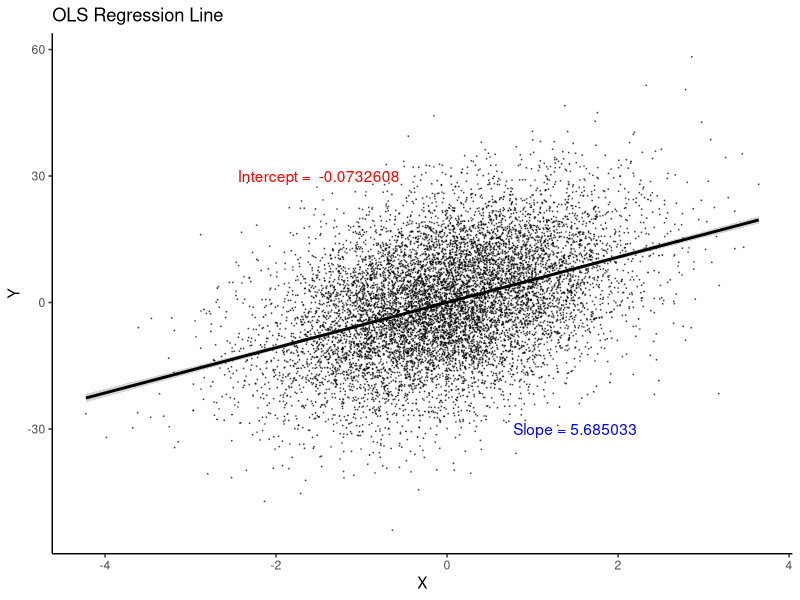
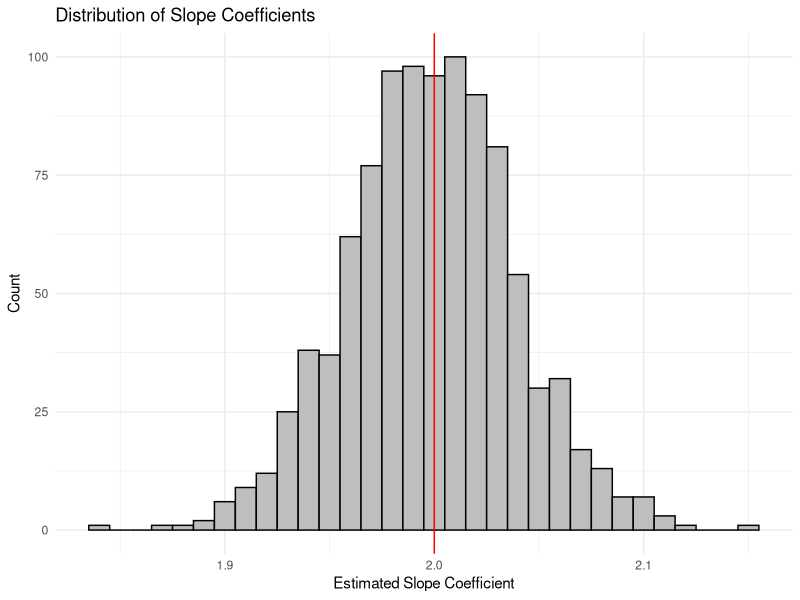
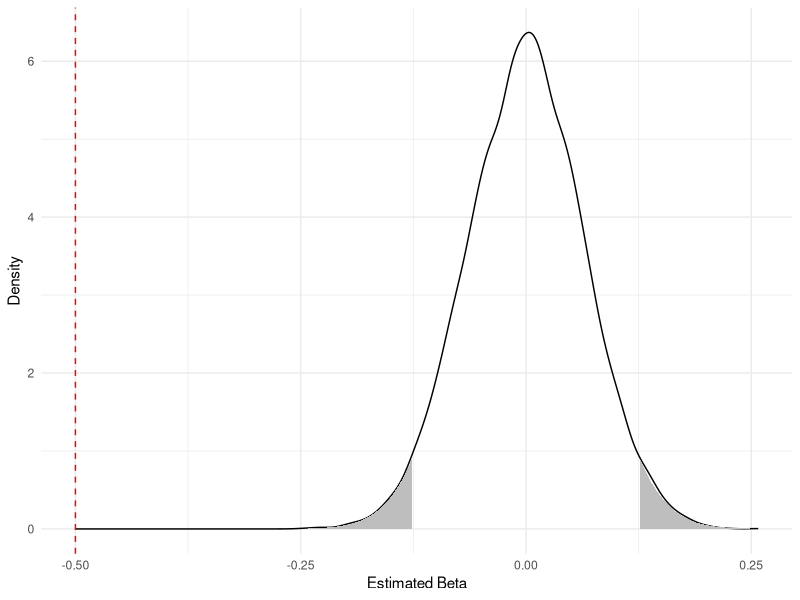
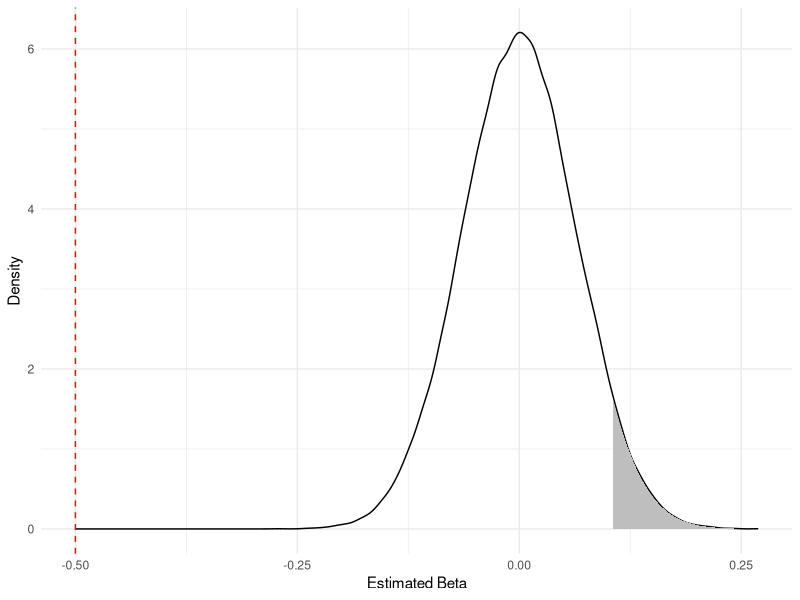
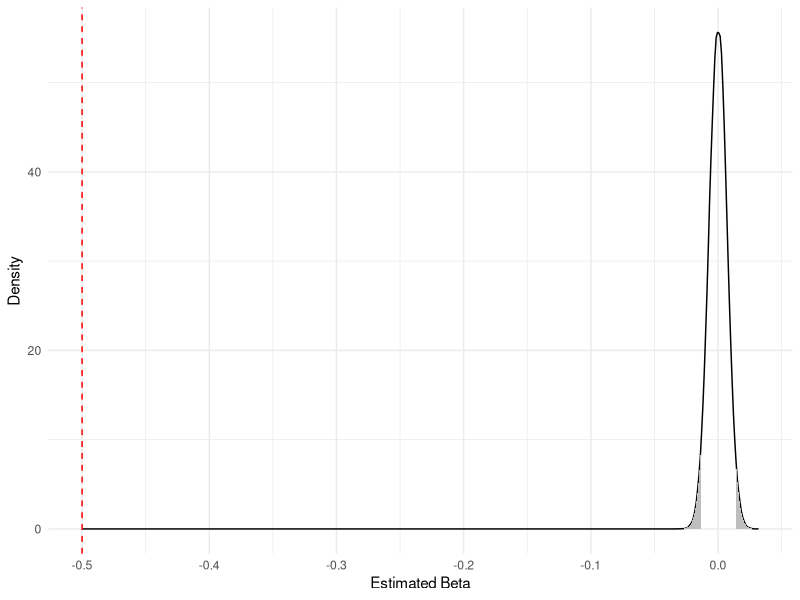
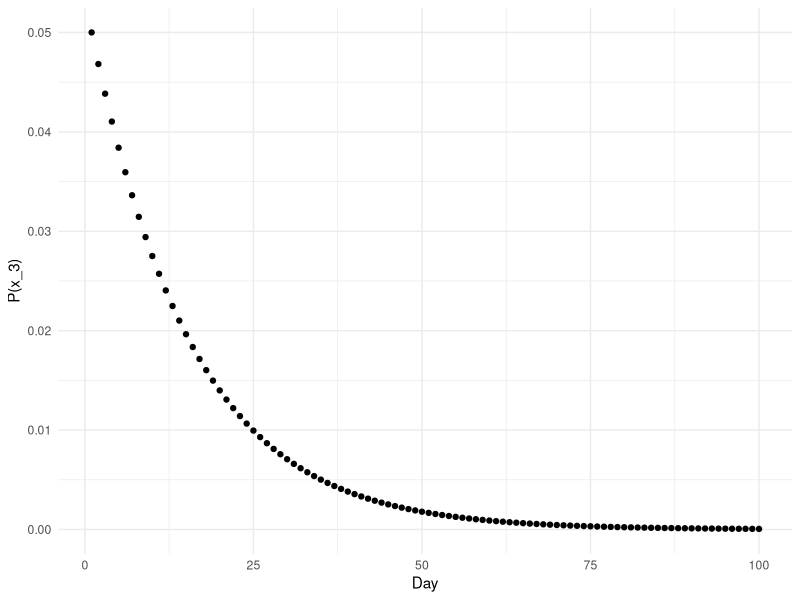

The R script that drew these images, in order:
## ---- chunk 1
knitr::opts_chunk$set(echo = TRUE)
## ---- chunk 2
################################################################################
# I like to include several additional notes in the header of my files here:
#
# Last modified: 9/20/2024
#
### PURPOSE:
  # Lecture 2 code and output file
# 
### NOTES:
  # - uses the Tidyverse package and Dplyr
################################################################################


### 0. Load the packages we will need for this file ####
library(tidyverse) # load the installed package for each new session of R
library(here) # for file organization
library(broom) # helps for storing regression output

set.seed(122333) # Setting the seed helps to make random number generators give us the same numbers across machines
################################################################################
## ---- chunk 3
tb <- tibble(
  x = rnorm(10000),
  u = rnorm(10000),
  y = 5.5*x + 12*u
) # Here's our true model, with some randomness baked in

# What is our expectation of x? y? u? What about variance? 
mean(tb$x)
mean(tb$y)
mean(tb$u)

var(tb$x)
var(tb$y)
var(tb$u)
## ---- chunk 4
tb %>% lm(y ~ x, .) 
## ---- chunk 5
# Looking at your model output
reg_tb <- lm(y ~ x, data=tb) # Store regression as an object 


summary(reg_tb) # gives you a full summary
regdata <- broom::tidy(reg_tb, conf.int=TRUE) # Stores regression output in a data frame
regouts <- broom::glance(reg_tb) # Stores other regression features in a data frame
## ---- chunk 6
tb <- tb %>% 
  mutate(
    yhat1 = predict(lm(y ~ x, .)),
    yhat2 = 0.0732608 + 5.685033*x, 
    uhat1 = residuals(lm(y ~ x, .)),
    uhat2 = y - yhat2
  ) # How close are our predictions? 

summary(tb[-1:-3])
## ---- chunk 7
tb %>% 
  lm(y ~ x, .) %>% 
  ggplot(aes(x=x, y=y)) + 
  ggtitle("OLS Regression Line") +
  geom_point(size = 0.05, color = "black", alpha = 0.5) +
  geom_smooth(method = lm, color = "black") +
  annotate("text", x = -1.5, y = 30, color = "red", 
           label = paste("Intercept = ", -0.0732608)) +
  annotate("text", x = 1.5, y = -30, color = "blue", 
           label = paste("Slope =", 5.685033)) + 
  theme_classic() + labs(x="X", y="Y")
## ---- chunk 8
SST <- tb %>% mutate(ybar=mean(y), sst=(y-ybar)^2) %>% select(sst) %>% summarise(sum(sst))
SSE <- tb %>% mutate(ybar=mean(y), sse=(yhat1-ybar)^2) %>% select(sse) %>% summarise(sum(sse))
SSR <- tb %>% mutate(ssr=uhat1^2) %>% select(ssr) %>% summarise(sum(ssr))

R2 <- SSE/SST
print(paste0("The R-squared is ", round(as.numeric(R2)*100,digits=2), "%", sep=""))
## ---- chunk 9
summary(reg_tb) # Full summary
round(summary(reg_tb)$r.squared,digits=4) # Specifically, the r-squared
## ---- chunk 10
lm <- lapply( # lapply is a useful command (see ?lapply to access documentation)
  1:1000,
  function(x) tibble(
    x = 9*rnorm(10000), # Distribution for x (rnorm(N) creates N random draws from a N(0,1) distribution)
    u = 36*rnorm(10000), # Distribution for e
    y = 3 + 2*x + u
  ) %>% 
    lm(y ~ x, .)
) # This runs 1,000 regressions with new data every time
# lapply is useful here since we want to resample data *and* do a regression at the same time. 
## ---- chunk 11
as_tibble(t(sapply(lm, coef))) %>%
  summary(x) # Summarize the regression coefficients (tabular)

as_tibble(t(sapply(lm, coef))) %>% 
  ggplot()+
  geom_histogram(aes(x), binwidth = 0.01,fill="gray",color='black') + 
  theme_minimal() + 
  labs(x="Estimated Slope Coefficient", y="Count",title="Distribution of Slope Coefficients") + 
  geom_vline(xintercept=2,color='red')
## ---- chunk 12
myout <- summary(reg_tb)
myout$coefficients[,2]
## ---- chunk 13
set.seed(0326)
nulldata <- tibble(x=rnorm(200),
                 epsilon=rnorm(200),
                 y=-1-.5*x+epsilon)
m1 <- lm(y ~ x,data=nulldata)
out <- summary(m1) # I get a first estimate of beta = , and a SE = 
myse <- out$coefficients[2,2] # store the SE
## ---- chunk 14
myalf <- .05 # State the rejection probability

# Plot my estimate against the sampling distribution of the null hypothesis 
graphdata <- tibble(x=rnorm(1e4,mean=0,sd=myse), # normal distribution
                    xrej = ifelse(x >= qnorm(1-(myalf)/2, mean=0, sd=myse),x,NA), # x's that fall in the rejection region based on alpha
                    xrej2 = ifelse(-x >= qnorm(1-(myalf)/2, mean=0, sd=myse),x,NA), # x's that fall in the rejection region based on alpha
                    y=dnorm(x,mean=0,sd=myse)
)

 ggplot(data=graphdata) + 
  geom_density(aes(x)) + 
  geom_area(data=subset(graphdata, !is.na(xrej)),aes(x=x,y=y),fill="gray") + 
   geom_area(data=subset(graphdata, !is.na(xrej2)),aes(x=x,y=y),fill="gray") + 
  geom_vline(xintercept=-0.5,linetype='dashed',color='red') + 
  theme_minimal() + 
  labs(x="Estimated Beta",y="Density")
## ---- chunk 15
graphdata <- tibble(x=rnorm(1e5,mean=0,sd=myse), # normal distribution
                     xrej = ifelse(x >= qnorm(1-(myalf), mean=0, sd=myse),x,NA), 
                        # x's that fall in the rejection region based on alpha
                     y=dnorm(x,mean=0,sd=myse)
 )
 
 ggplot(data=graphdata) + 
   geom_density(aes(x)) + 
   geom_area(data=subset(graphdata, !is.na(xrej)),aes(x=x,y=y),fill="gray") + 
   geom_vline(xintercept=-0.5,linetype='dashed',color='red') + 
   theme_minimal() + 
   labs(x="Estimated Beta",y="Density")
## ---- chunk 16
 nulldata <- tibble(x=rnorm(20000),
                  epsilon=rnorm(20000),
                  y=-1-.5*x+epsilon)
 m1 <- lm(y ~ x,data=nulldata)
 out <- summary(m1) # 
 out
 myse <- out$coefficients[2,2] # store the SE
 
 graphdata <- tibble(x=rnorm(1e5,mean=0,sd=myse), # normal distribution
                     xrej = ifelse(x >= qnorm(1-(myalf)/2, mean=0, sd=myse),x,NA), 
                        # x's that fall in the rejection region based on alpha
                     xrej2 = ifelse(-x >= qnorm(1-(myalf)/2, mean=0, sd=myse),x,NA), 
                        # x's that fall in the rejection region based on alpha
                     y=dnorm(x,mean=0,sd=myse)
 )
 
 ggplot(data=graphdata) + 
   geom_density(aes(x)) + 
   geom_area(data=subset(graphdata, !is.na(xrej)),aes(x=x,y=y),fill="gray") + 
   geom_area(data=subset(graphdata, !is.na(xrej2)),aes(x=x,y=y),fill="gray") + 
   geom_vline(xintercept=-0.5,linetype='dashed',color='red') + 
   theme_minimal() + 
   labs(x="Estimated Beta",y="Density")
 
# Calculate p-value of our estimated beta
1-pnorm(out$coefficients[2,1],mean=0,sd=out$coefficients[2,2])

# Calculate the t-statistic of our estimated beta
out$coefficients[2,1]/out$coefficients[2,2] # Here, critical value is 1.96
## ---- chunk 17
##### Probability Review #####
p_healthy <- 0.75 # Assign 3 main probabilities
p_acute <- 0.2
p_chronic <- 0.05
## ---- chunk 18
p_acute_chronic <- 0.02 # Assign joint probabilities
p_healthy_acute <- 0
p_healthy_chronic <- 0
p_healthy_acute_chronic <- 0

# Conditional probabilities
p_chronic_givenacute <- p_acute_chronic / p_acute
## ---- chunk 19
p_chronic_givenacute == p_chronic * p_acute
## ---- chunk 20
# Total probability 
day1 <- p_chronic # On first day, probability of illness is the known probability
day2 <- p_chronic * (1-p_chronic) # The probability of being healthy on day1, then developing an illness on the second day 

totalprob <- day1+day2 # Total probability is sum over time
## ---- chunk 21
dayprob <- function(n) { 
    # This function returns the probability of (i) being healthy until day n, then (ii) getting a chronic condition on day n 
  return(p_chronic * (1-p_chronic)^(n-1))
} 

# Now let's apply the function
mydata <- tibble( x=seq(1,10,by=1) ) %>%  # Periods 1 through 10
  mutate(dayprob=dayprob(x)) %>% # Daily probability
  mutate(totalprob = cumsum(dayprob)) # Total probability = sum of dailies 

# What's the first day after which total prob is > 0.15?
answer <- mydata %>% 
  mutate(tokeep = totalprob>0.15) %>% 
  filter(tokeep==1) %>% 
  mutate(first = min(x)) %>% 
  filter(row_number()==1) %>% 
  pull(first)

print(paste0("The number of days before totalprob > 0.15 is ", answer ,sep=""))
## ---- chunk 22
# Update function for p_chronic
update_chronic <- function(oldprob) { 
  p_x1_you_given_x3_me <- .7 
    # Experiment with changing this probability to see how the graph below changes
    # What happens if this is .75? .1? What does changing this mean in terms of the example? 
  
  p_x1_you_given_x1_me <- .75
  num <- p_x1_you_given_x3_me * oldprob
  den <- p_x1_you_given_x3_me * oldprob + p_x1_you_given_x1_me * (1-oldprob)
  return(num/den) # Why write it this way? Just so each term is easily digestable. 
    # Think of your code reader, not just the output!
}
## ---- chunk 23
mydata <- rep(NA, 100) # Set blanks for 100 days
mydata[1] <- .05 # Set first probability at .05
for (i in 2:100) { 
  mydata[i] <- update_chronic(mydata[i-1])
}

# Now plot
mydata <- tibble(mydata) %>% mutate(x=row_number())
ggplot(mydata,aes(x,mydata)) + geom_point() + theme_minimal() + labs(x = "Day", y = "P(x_3)")
